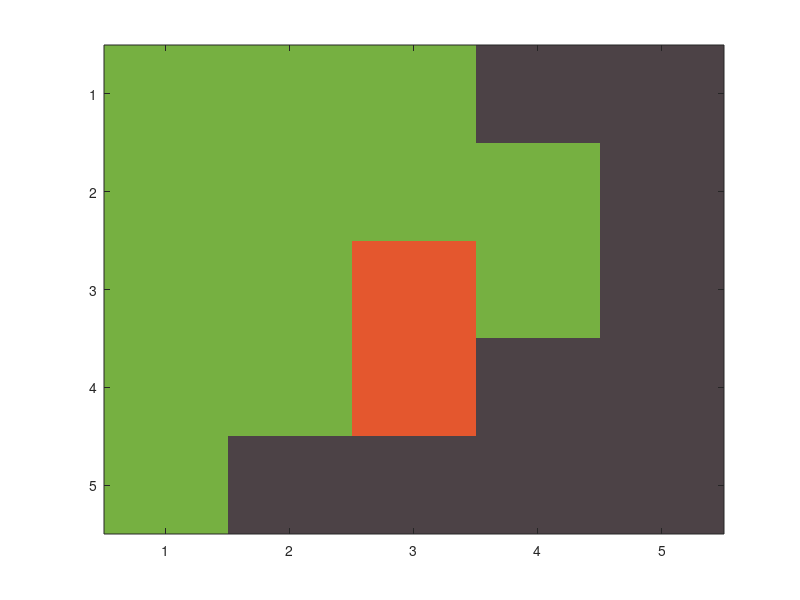

Source code (MATLAB):
 
forrest_color_map = [ 
    % R,   G,  B
     76,  66, 70         % dark for ground
    118, 176, 65         % green for trees
    228,  87, 46]/ 255;  % red for fire


forrest =[
    1 1 1 0 0
    1 1 1 1 0
    1 1 2 1 0
    1 1 2 0 0
    1 0 0 0 0];

colormap(forrest_color_map);
imagesc(forrest) 
